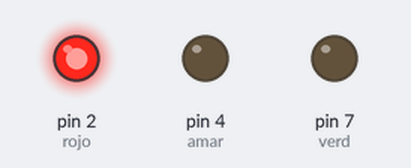
The sketch below on a simulated Arduino Uno, built with avr-gcc and run on an emulated ATmega328P. Parts: output pins drawn as LEDs (lit = HIGH).

Above: at 0.05 s.
At 1.47 s:
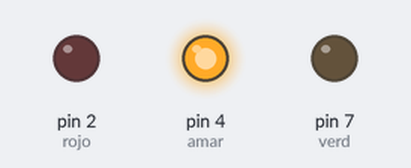
At 2.9 s:
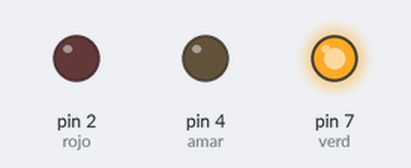
Timing chart, 0 to 3.2 s (numbered marks = the images above):
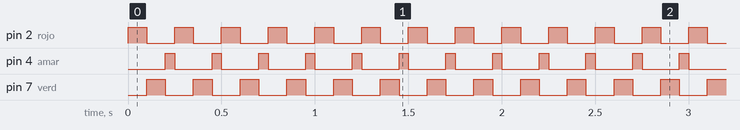

Measured:
- by itself, pin 2 (rojo), pin 7 (verd): alternates HIGH for 0.10 s and LOW for 0.15 s
- by itself, pin 4 (amar): alternates HIGH for 0.05 s and LOW for 0.20 s

The sketch:

semaforo.ino
```cpp
int rojo=2;
int amar=4;
int verd=7;
void setup() {
 Serial.begin(9600);
 pinMode(rojo,OUTPUT);
 pinMode(amar,OUTPUT);
 pinMode(verd,OUTPUT);
}

void loop() {
 digitalWrite(rojo,HIGH);
 digitalWrite(amar,LOW);
 digitalWrite(verd,LOW);
 delay(100);

 digitalWrite(rojo,LOW);
 digitalWrite(amar,LOW);
 digitalWrite(verd,HIGH);
 delay(100);


 digitalWrite(rojo,LOW);
 digitalWrite(amar,HIGH);
 digitalWrite(verd,LOW);
 delay(50);
}
```
